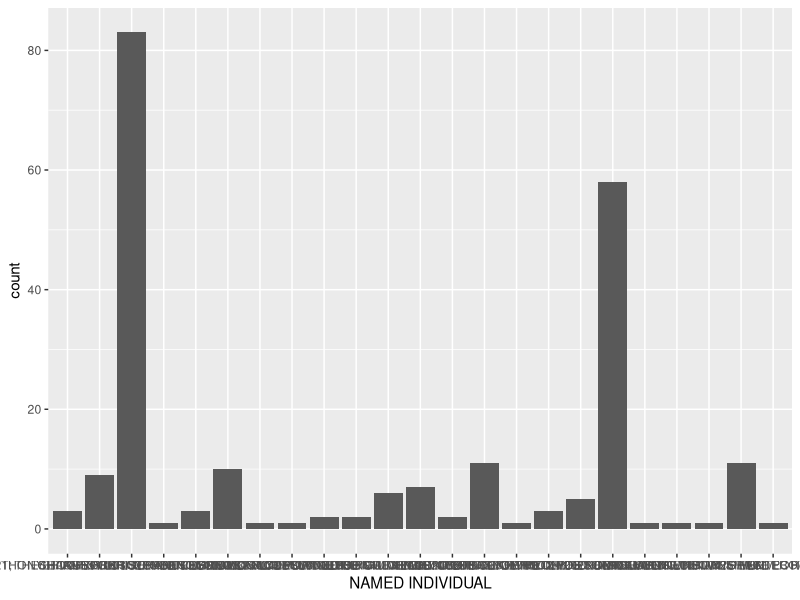
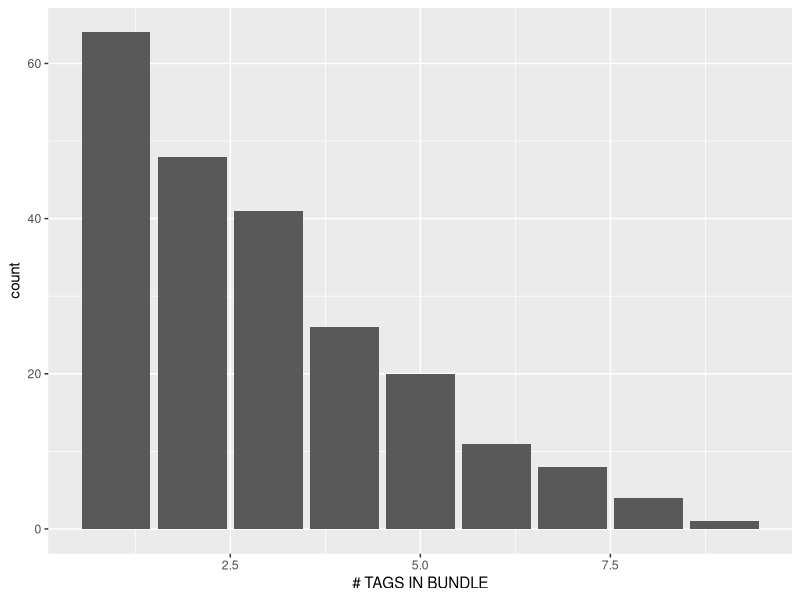

Recreate these plots in R, in order.
## ---- chunk 1
library(tidyverse)
library(broom)

## ---- chunk 2
lobsters <- read_csv(file = "../data/lobsters.csv")
glimpse(lobsters)
## ---- chunk 3
true_lobsters <- head(lobsters, -4)
glimpse(true_lobsters)
## ---- chunk 4
ggplot(data = true_lobsters, mapping = aes(x = `NAMED INDIVIDUAL`)) +
  geom_bar() 


## ---- chunk 5
ggplot(data = true_lobsters, mapping = aes(x = `# TAGS IN BUNDLE`)) +
  geom_bar()
